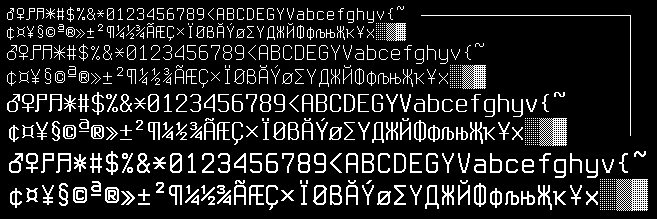
#> input picture test.png, 657 x 219 px
$ python median.py test.png out.png 100 5
#> lines starting #> are read from the running program, lines starting #| are printed output that depends on the picture
# Inspired by: https://www.geeksforgeeks.org/python/spatial-filters-averaging-filter-and-median-filter-in-image-processing/

# "Median" Spatial Domain Filtering, which for 1-bit images becomes quantity filter.

import sys
import cv2
import numpy as np

if len(sys.argv) != 5:
	print("Pixel rank ('median') filter. Virtual background is Black.")
	print("Usage: median in.png out.png radius rank")
	exit(-1)

# Read the image.
# If not 1-bit image, only Classic routine will work, uncomment it below.
imgIn = cv2.imread(sys.argv[1], 0)
#> imgIn: shape (219, 657); 14% white in thin lines or dots

if imgIn is None:
	exit(-1)

# Geometry of sliding window
radius = int(sys.argv[3])
rank = int(sys.argv[4])
size = radius * 2 + 1
area = size * size		# Like for 5x5 area, radius is 2

if rank >= area:
	print("Rank", rank, "exceeds area", area, ".")
	exit(-1)

# Obtain the number of rows and columns
# of the image
w, h = imgIn.shape
#> w = 219; h = 657

# Traverse the image. For every nXn area,
# find the "median" of the pixels and
# replace the center pixel by the "median"
imgOut = np.zeros([w, h])

s = 0

# [33 lines of commented-out code are left out]
imgTemp = np.zeros([w, h])
for Y in range(0, h):
	for X in range(0 - radius, w + radius):
		x = X + radius
		if x <= w-1:
			if imgIn[x, Y] > 0:
				s = s + 1

		if (X >= 0) and (X <= w-1):
			imgTemp[X, Y] = s

		x = X - radius
		if x >= 0:
			if imgIn[x, Y] > 0:
				s = s - 1
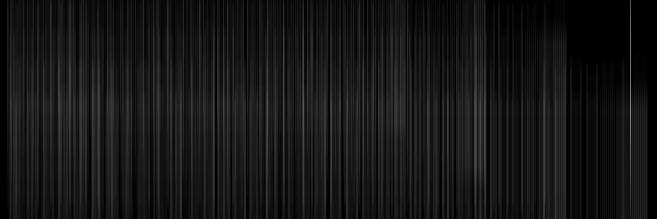
#> imgTemp: shape (219, 657) float64; min 0, max 137, mean 22.1
#> after the loop, s = 0

for X in range(0, w):
	for Y in range(0 - radius, h + radius):
		y = Y + radius
		if y <= h-1:
			s = s + imgTemp[X, y]

		if (Y >= 0) and (Y <= h-1):
			imgOut[X, Y] = (s > rank) * 255

		y = Y - radius
		if y >= 0:
			s = s - imgTemp[X, y]
#> imgOut: shape (219, 657) float64; every value is 255
#> after the loop, s = 0


if s != 0:
	print("Coding error, insufficient coffee. s =", s)
	exit(-1)

imgOut = imgOut.astype(np.uint8)
cv2.imwrite(sys.argv[2], imgOut, [cv2.IMWRITE_PNG_BILEVEL, 1])

exit(0)
#> (the program exits here)
